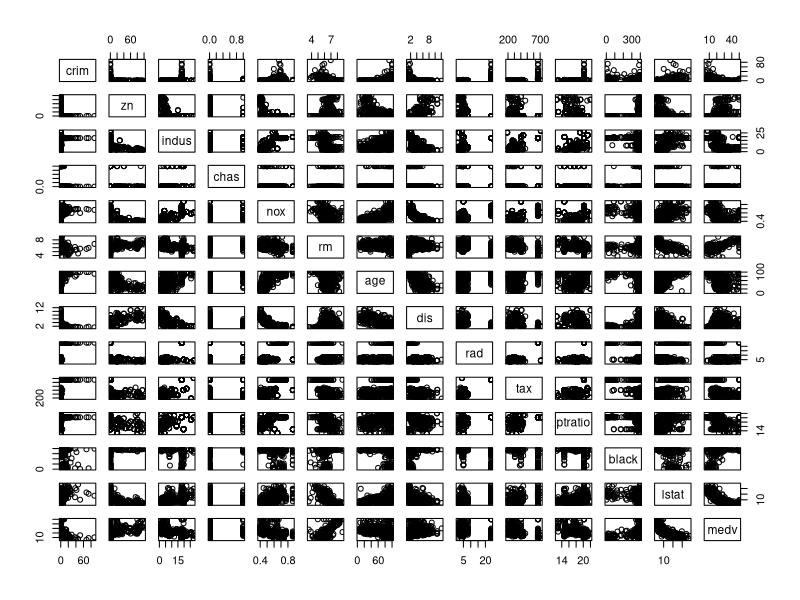
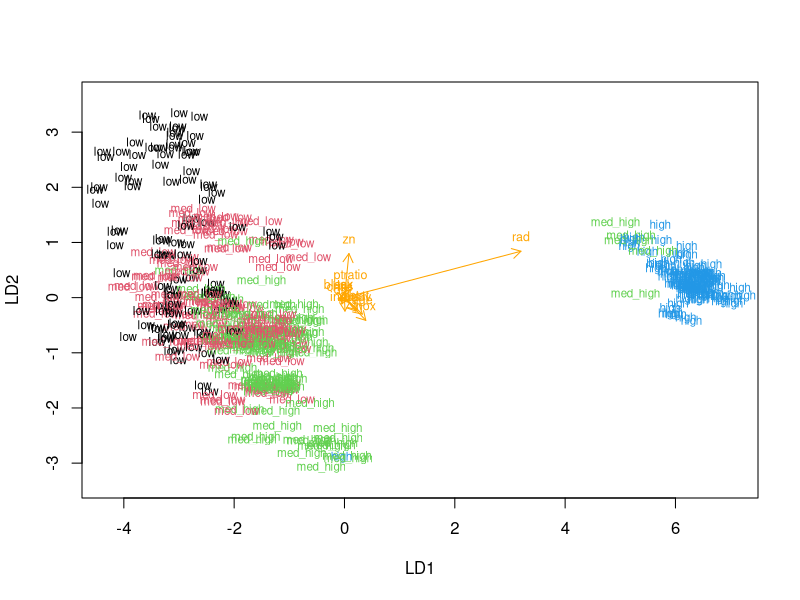
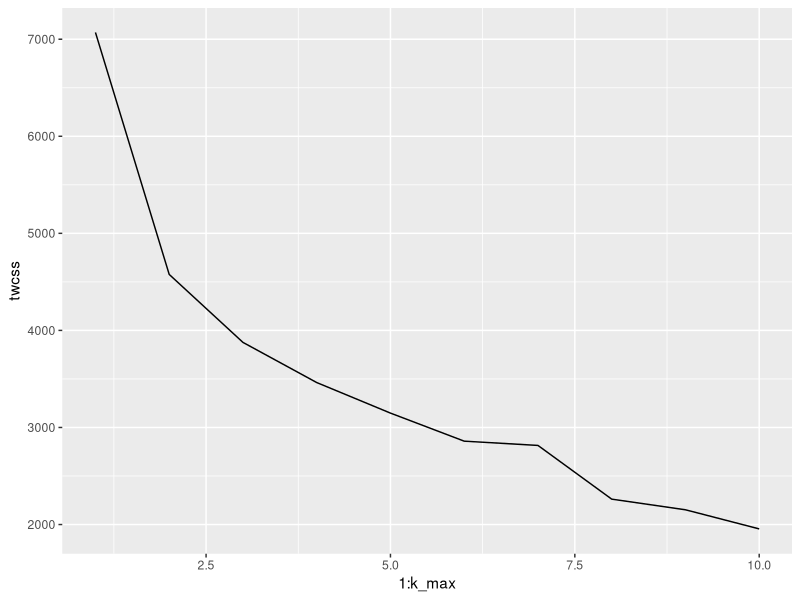
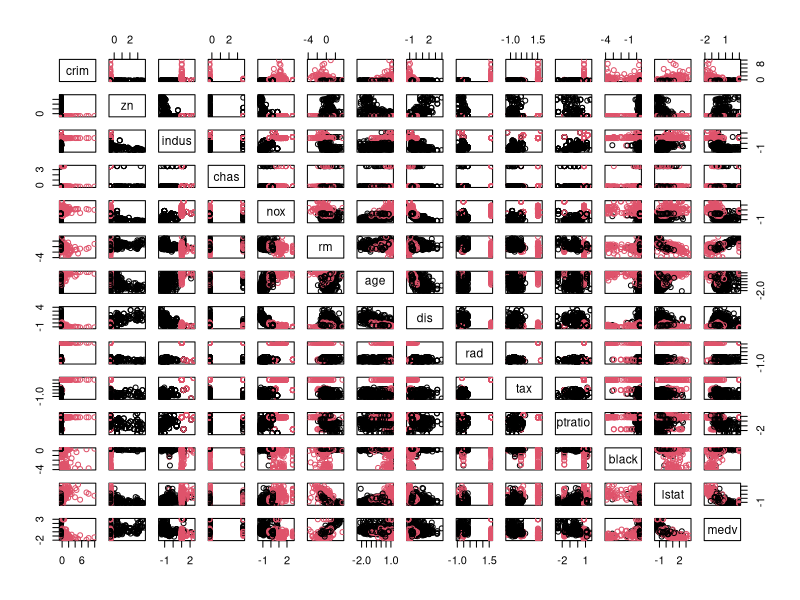

Write the R code that produced these figures, in order.
## ---- chunk 1
library(MASS)
data('Boston')
str(Boston)
dim(Boston)
## ---- chunk 2
pairs(Boston)
## ---- chunk 3
summary(Boston)
## ---- chunk 4
boston_scaled <- scale(Boston)
summary(boston_scaled)
boston_scaled <- as.data.frame(boston_scaled) #making our object a dataframe
## ---- chunk 5
bins <- quantile(boston_scaled$crim) #using the quantiles as the break points
crime <- cut(boston_scaled$crim, breaks = bins, include.lowest = TRUE, label = c("low", "med_low", "med_high", "high")) #creating a variable
boston_scaled <- dplyr::select(boston_scaled, -crim) #dropping the old crime variable
boston_scaled <- data.frame(boston_scaled, crime) #adding the new crime variable to the dataset
## ---- chunk 6
n <- nrow(boston_scaled) #number of rows
ind <- sample(n,  size = n * 0.8) #random choice of 80% of rows
train <- boston_scaled[ind,] #train set
test <- boston_scaled[-ind,] #test set
## ---- chunk 7
lda.fit <- lda(crime ~ ., data = train) #crime is a target variable and all others are predictors
## ---- chunk 8
classes <- as.numeric(train$crime) #we are creating a numeric vector of the train sets crime classes for plotting purposes
lda.arrows <- function(x, myscale = 1, arrow_heads = 0.1, color = "orange", tex = 0.75, choices = c(1,2)){
  heads <- coef(x)
  arrows(x0 = 0, y0 = 0, 
         x1 = myscale * heads[,choices[1]], 
         y1 = myscale * heads[,choices[2]], col=color, length = arrow_heads)
  text(myscale * heads[,choices], labels = row.names(heads), 
       cex = tex, col=color, pos=3)
}
plot(lda.fit, dimen = 2, col = classes, pch = classes)
lda.arrows(lda.fit, myscale = 1) #plotting the LDA
## ---- chunk 9
correct_classes <- test$crime #saving the correct classes from test data
test <- dplyr::select(test, -crime) #removing the crime variable from test data
## ---- chunk 10
lda.pred <- predict(lda.fit, newdata = test)
## ---- chunk 11
table(correct = correct_classes, predicted = lda.pred$class)
## ---- chunk 12
library(MASS)
data('Boston')
Boston2 <- scale(Boston) #standartizing (scaling) a dataset
Boston2 <- as.data.frame(Boston2) #saving as dataframe
dist_eu <- dist(Boston2) #calculating distances between observations
## ---- chunk 13
km <- kmeans(x = Boston2, centers = 3)
## ---- chunk 14
set.seed(123) #this function prevents k-means from randomly assigning the initial cluster centers
k_max <- 10 #let the maximum amount of clusters be 10
twcss <- sapply(1:k_max, function(k){kmeans(Boston2, k)$tot.withinss}) #calculating the total sum of squares
library(ggplot2)
qplot(x = 1:k_max, y = twcss, geom = 'line') #visualizing the clusters
## ---- chunk 15
km <-kmeans(Boston2, centers = 2)
pairs(Boston2, col = km$cluster)
